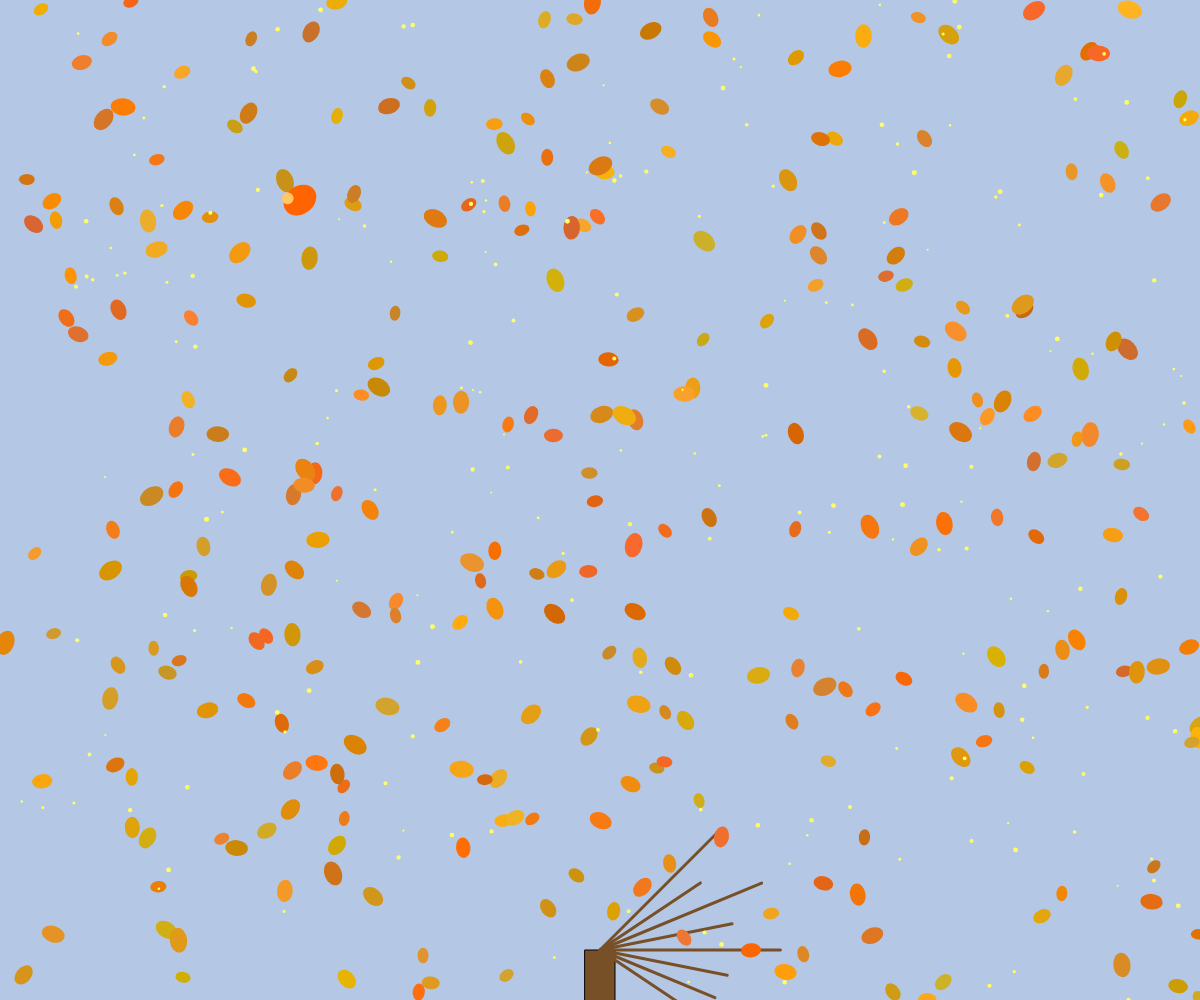
Frame 1 (no input)
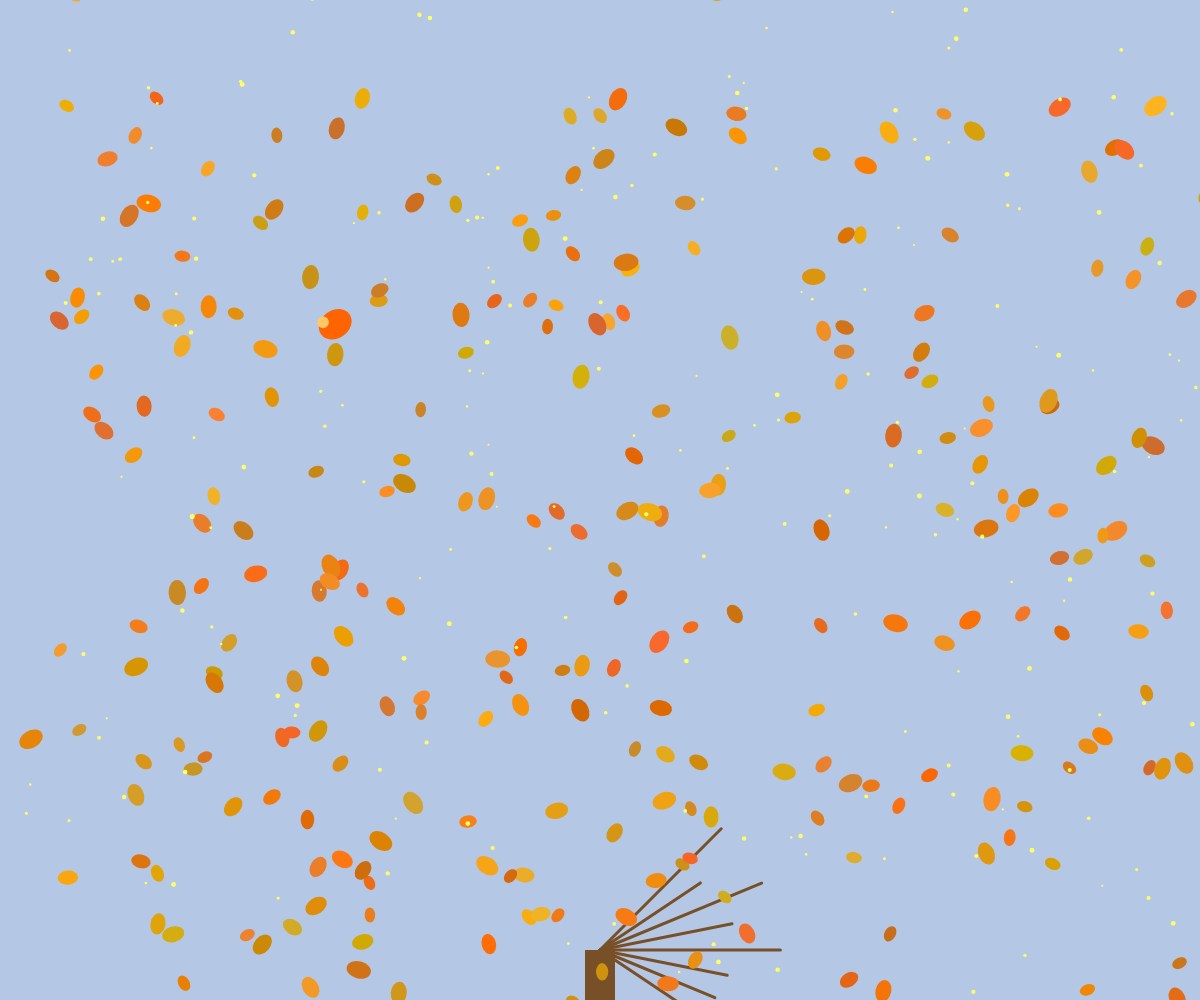
Frame 60 (no input)
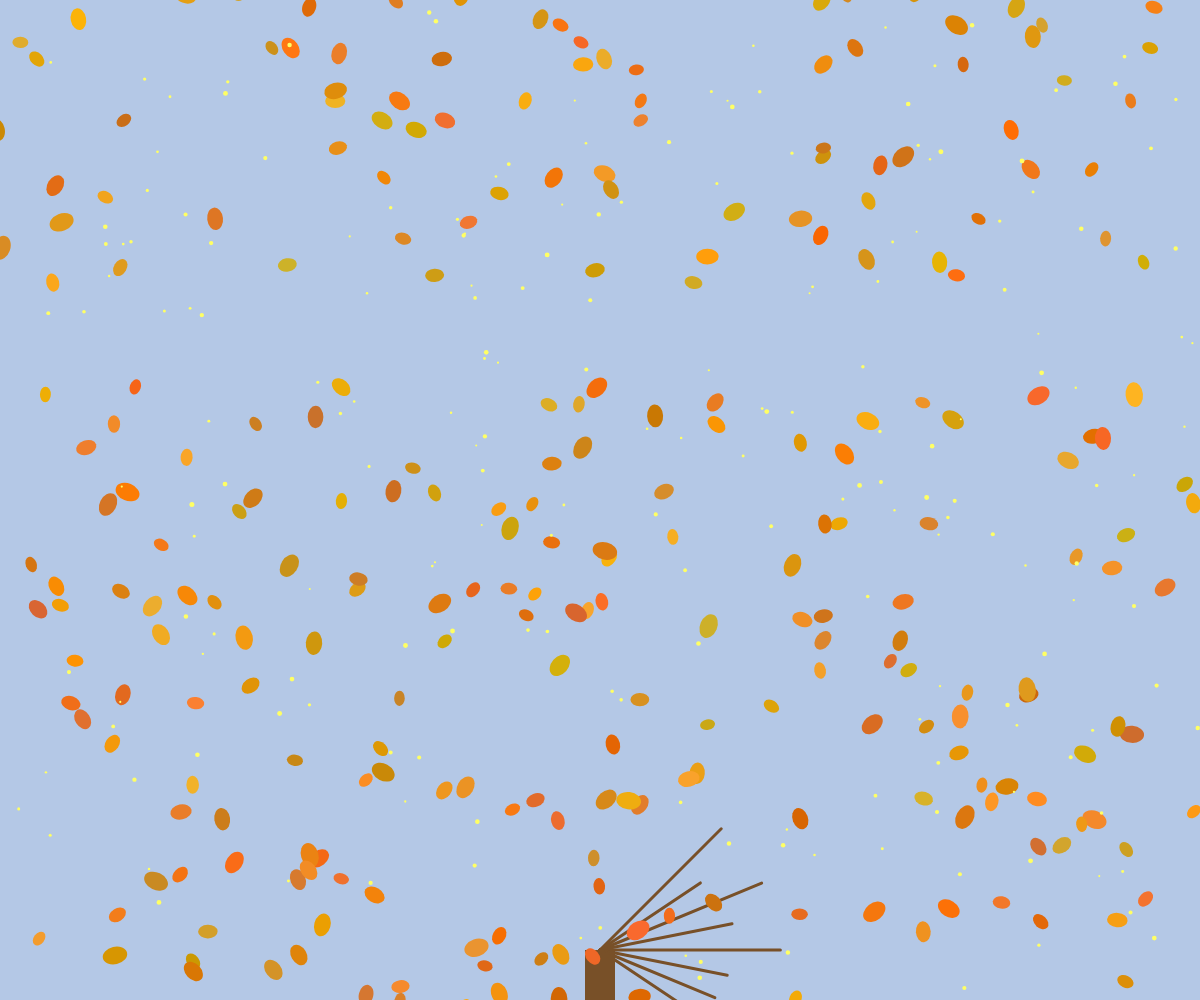
Frame 120 (the mouse pressed at the canvas centre since frame 60)

The p5.js sketch that drew these frames (run headless with seeded random() and noise() and a simulated clock; from frame 60 on, the mouse is pressed at the canvas centre):

// p5.js sketch
// ── sketch.js
let tree;
let leaves = [];
let pollen = [];
let defyingLeaf;
let windForce = 0;
let windDirection = 1;
let windSpeed = 0.02;
let clickEffect = 0;

function setup() {
  createCanvas(windowWidth, windowHeight);
  tree = new Tree();
  
  // Create many leaves
  for (let i = 0; i < 300; i++) {
    leaves.push(new Leaf(random(width), random(height)));
  }
  
  // Create pollen particles
  for (let i = 0; i < 200; i++) {
    pollen.push(new Pollen());
  }
  
  // Create the defiant leaf
  defyingLeaf = new DefyingLeaf(300, 200);
}

function draw() {
  background(180, 200, 230);
  
  // Simulate wind
  windForce += (noise(frameCount * 0.01) - 0.5) * windSpeed;
  windDirection = map(noise(frameCount * 0.005), 0, 1, -1, 1);
  
  // Apply click effect
  if (clickEffect > 0) {
    clickEffect -= 0.05;
  }
  
  // Draw tree and leaves
  tree.display();
  
  // Update and display leaves
  for (let leaf of leaves) {
    leaf.update(windForce, windDirection);
    leaf.display();
  }
  
  // Update and display pollen
  for (let p of pollen) {
    p.update(windForce, windDirection);
    p.display();
  }
  
  // Display the defiant leaf
  defyingLeaf.update(windForce, windDirection, clickEffect);
  defyingLeaf.display();
}

function mousePressed() {
  // Trigger click effect on the defiant leaf
  clickEffect = 1.0;
  // Start audio if needed (but no sound in this sketch)
}

class Tree {
  constructor() {
    this.trunk = { x: width/2, y: height - 50, w: 30, h: 150 };
    this.branches = [];
    
    // Create branches
    for (let i = 0; i < 8; i++) {
      let angle = map(i, 0, 8, -PI/4, PI/4);
      let length = random(100, 200);
      this.branches.push({
        x: width/2,
        y: height - 50,
        angle: angle,
        length: length,
        thickness: map(length, 100, 200, 8, 3)
      });
    }
  }
  
  display() {
    // Draw trunk
    fill(120, 80, 40);
    rect(this.trunk.x - this.trunk.w/2, this.trunk.y, this.trunk.w, this.trunk.h);
    
    // Draw branches
    stroke(120, 80, 40);
    strokeWeight(3);
    noFill();
    for (let branch of this.branches) {
      push();
      translate(branch.x, branch.y);
      rotate(branch.angle);
      line(0, 0, branch.length, 0);
      pop();
    }
  }
}

class Leaf {
  constructor(x, y) {
    this.pos = createVector(x, y);
    this.vel = createVector(0, 0);
    this.acc = createVector(0, 0);
    this.size = random(15, 25);
    this.color = color(random(200, 255), random(100, 180), random(0, 50));
    this.rotation = random(TWO_PI);
    this.rotationSpeed = random(-0.02, 0.02);
  }
  
  update(windForce, windDirection) {
    // Apply gravity
    this.acc.add(0, 0.05);
    
    // Apply wind force
    let wind = createVector(windForce * 0.5, 0);
    wind.rotate(windDirection);
    this.acc.add(wind);
    
    // Update velocity and position
    this.vel.add(this.acc);
    this.pos.add(this.vel);
    this.acc.mult(0);
    
    // Apply rotation
    this.rotation += this.rotationSpeed;
    
    // Boundary check (reset if leaves go off screen)
    if (this.pos.y > height + 50) {
      this.pos.y = -50;
      this.pos.x = random(width);
    }
    if (this.pos.x < -50 || this.pos.x > width + 50) {
      this.pos.x = random(width);
      this.pos.y = -50;
    }
  }
  
  display() {
    push();
    translate(this.pos.x, this.pos.y);
    rotate(this.rotation);
    
    fill(this.color);
    noStroke();
    ellipse(0, 0, this.size, this.size * 0.7);
    
    pop();
  }
}

class Pollen {
  constructor() {
    this.pos = createVector(random(width), random(height));
    this.size = random(2, 5);
    this.color = color(255, 255, 100);
    this.speed = random(0.5, 1.5);
    this.windOffset = random(TWO_PI);
  }
  
  update(windForce, windDirection) {
    // Apply some drift motion
    let drift = createVector(cos(frameCount * 0.02 + this.windOffset) * 0.3, 
                           sin(frameCount * 0.01 + this.windOffset) * 0.3);
    
    // Apply wind force
    let wind = createVector(windForce * 0.3, 0);
    wind.rotate(windDirection);
    
    this.pos.add(drift);
    this.pos.add(wind.mult(this.speed));
    
    // Reset if off screen
    if (this.pos.y > height + 50) {
      this.pos.y = -50;
      this.pos.x = random(width);
    }
    if (this.pos.x < -50 || this.pos.x > width + 50) {
      this.pos.x = random(width);
      this.pos.y = -50;
    }
  }
  
  display() {
    fill(this.color);
    noStroke();
    ellipse(this.pos.x, this.pos.y, this.size, this.size);
  }
}

class DefyingLeaf {
  constructor(x, y) {
    this.pos = createVector(x, y);
    this.vel = createVector(0, 0);
    this.acc = createVector(0, 0);
    this.size = 35;
    this.color = color(255, 100, 0);
    this.rotation = random(TWO_PI);
    this.rotationSpeed = random(-0.03, 0.03);
    this.originalPos = createVector(x, y);
    this.strength = 1.0;
  }
  
  update(windForce, windDirection, clickEffect) {
    // Apply gravity
    this.acc.add(0, 0.08);
    
    // Apply wind force but resist it slightly
    let wind = createVector(windForce * 0.8, 0);
    wind.rotate(windDirection);
    this.acc.add(wind);
    
    // Add click effect
    if (clickEffect > 0) {
      let dir = p5.Vector.sub(this.originalPos, this.pos);
      dir.normalize();
      dir.mult(clickEffect * 2);
      this.acc.add(dir);
    }
    
    // Update velocity and position
    this.vel.add(this.acc);
    this.pos.add(this.vel);
    this.acc.mult(0);
    
    // Apply rotation
    this.rotation += this.rotationSpeed;
    
    // Slowly return to original position
    let dir = p5.Vector.sub(this.originalPos, this.pos);
    if (dir.mag() > 1) {
      dir.normalize();
      dir.mult(0.02);
      this.acc.add(dir);
    }
  }
  
  display() {
    push();
    translate(this.pos.x, this.pos.y);
    rotate(this.rotation);
    
    fill(this.color);
    noStroke();
    ellipse(0, 0, this.size, this.size * 0.8);
    
    // Add a highlight
    fill(255, 200, 100);
    ellipse(-this.size/4, -this.size/4, this.size/3, this.size/3);
    
    pop();
  }
}

function windowResized() {
  resizeCanvas(windowWidth, windowHeight);
}
